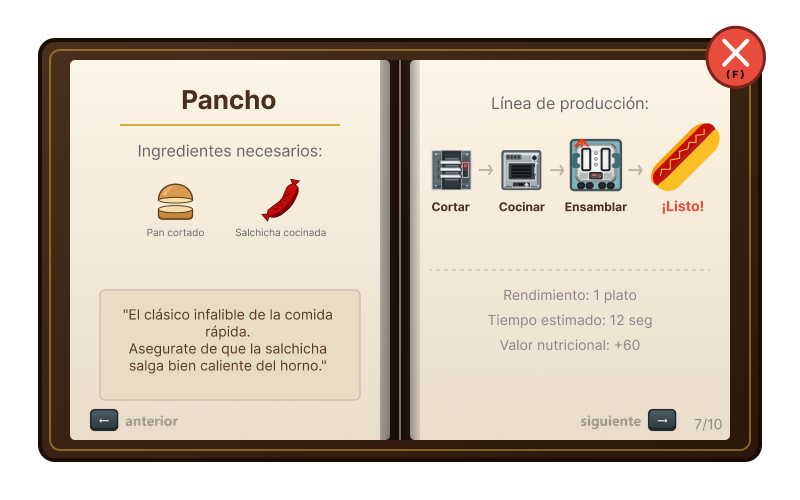
#> input picture assets/recipes_book/recipe_hotDog.png, 800 x 500 px
$ python makeIndex.py
#> lines starting #> are read from the running program, lines starting #| are printed output that depends on the picture
# Genera index.png (el índice del libro de recetas) e icon.png (el icono de la barra de herramientas).
# El índice usa de base una página de receta (su tapa, sus hojas y la cruz) y le escribe los platos
# encima, en las filas que el juego espera (ver docs/Plan-Libro-Recetas.md, fase 0).
# Uso: python makeIndex.py (desde esta carpeta). Si se dibujan a mano, se reemplazan con el mismo nombre.
from PIL import Image, ImageDraw, ImageFont

FOOD = '../food/'
# (texto, imagen del juego), en el orden de las páginas (recipeBookMenu.pages)
DISHES = [('Papas fritas', 'Ingredients/potatoes/potato_cooked.png'),
          ('Hamburguesa', 'Dishes/burgers/burger.png'),
          ('Cheeseburger', 'Dishes/burgers/cheeseburger.png'),
          ('Hamburguesa doble', 'Dishes/burgers/double-burger.png'),
          ('Pizza pepperoni', 'Dishes/pizzas/pizza-pepperoni.png'),
          ('Ensalada', 'Dishes/salad/salad.png'),
          ('Pancho', 'Dishes/hot-dog/hot-dog.png'),
          ('Sopa de tomate', 'Dishes/tomato-soup/tomato-soup.png')]

BROWN = (74, 47, 29, 255)
GRAY = (154, 147, 135, 255)
GOLD = (212, 175, 55, 255)
LINE = (217, 203, 178, 255)


def font(size, bold=False):
    return ImageFont.truetype('segoeuib.ttf' if bold else 'segoeui.ttf', size)


def blank_page(im, x0, x1, sample_x):
    """Borra lo escrito en una hoja copiando, fila por fila, el color de una columna sin nada:
    así se conserva el degradé de arriba hacia abajo."""
    px = im.load()
    for y in range(64, 437):
        color = px[sample_x, y]
        for x in range(x0, x1):
            px[x, y] = color


def dish_icon(path, size):
    """La imagen del plato recortada a su dibujo (los PNG del juego dejan margen) y llevada a size x size"""
    im = Image.open(FOOD + path).convert('RGBA')
    im = im.crop(im.getbbox())
    im.thumbnail((size, size), Image.LANCZOS)
    canvas = Image.new('RGBA', (size, size), (0, 0, 0, 0))
    canvas.paste(im, ((size - im.width) // 2, (size - im.height) // 2), im)
    return canvas


def make_index():
    base = Image.open('recipe_hotDog.png').convert('RGBA')
#> base is the input picture: PIL image 800x500 RGBA; mean R, G, B, A 150.9, 139.7, 126.1, 195.9
    im = base.copy()
    # Las hojas sin lo escrito (se dejan los bordes del lomo, que tienen sombra). Las dos hojas tienen
    # el mismo degradé: se copia de una columna de la izquierda que nunca tiene nada.
    blank_page(im, 74, 368, 80)
#> the loop in blank_page, `for y in range(64, 437):` made 373 passes
#> color on passes 1 to 3: (253, 245, 229, 255), (253, 245, 230, 255), (253, 244, 229, 255)
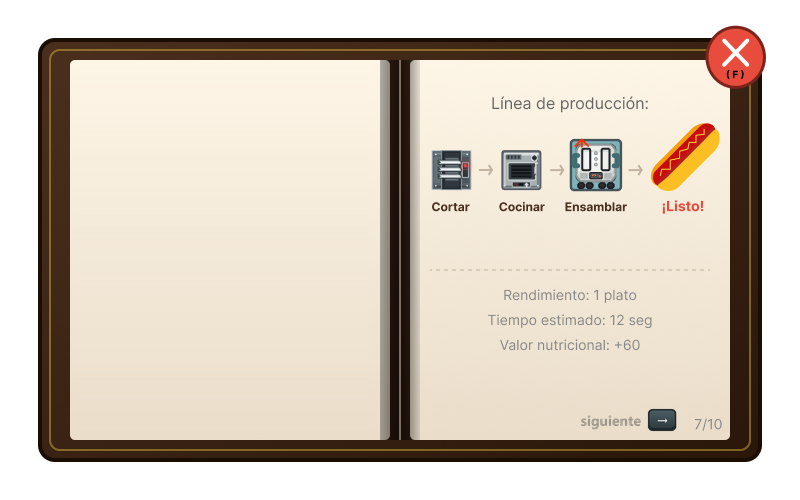
#> im: PIL image 800x500 RGBA; mean R, G, B, A 153.4, 142.6, 129.6, 195.9; transparent parts drawn white
    blank_page(im, 428, 727, 80)
#> the loop in blank_page (call 2), `for y in range(64, 437):` made 373 passes
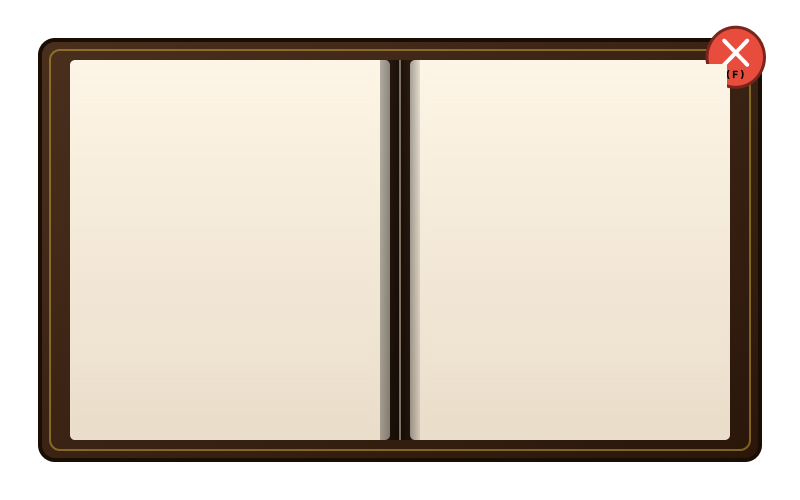
#> im: PIL image 800x500 RGBA; mean R, G, B, A 156.6, 146.2, 133.2, 195.9; transparent parts drawn white
    # La cruz, como estaba (el borrado le pisó la parte que entra en la hoja)
    im.paste(base.crop((700, 0, 800, 100)), (700, 0))
    d = ImageDraw.Draw(im)

    d.text((230, 100), 'Recetas', font=font(30, True), fill=BROWN, anchor='mm')
    d.line([(120, 125), (340, 125)], fill=GOLD, width=2)
    d.text((570, 100), 'Elegí un plato:', font=font(18), fill=GRAY, anchor='mm')

    used = [divmod(i, 5) for i in range(len(DISHES))]
    for i, (name, path) in enumerate(DISHES):
        side, n = divmod(i, 5)
        top = 150 + 50 * n
        x0, x1 = (100, 390) if side == 0 else (450, 700)
        im.paste(dish_icon(path, 40), (x0 + 5, top + 5), dish_icon(path, 40))
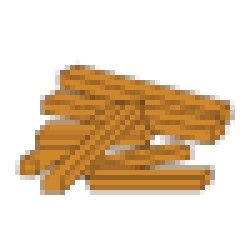
#> input picture assets/food/potatoes/potato_cooked.png, 50 x 50 px, found by its file name (shown 5 times larger)
#> in dish_icon, im is the input picture: PIL image 50x50 RGBA; mean R, G, B, A 56.2, 36.6, 13.3, 75.3
#> in dish_icon, `im = im.crop(im.getbbox())`:
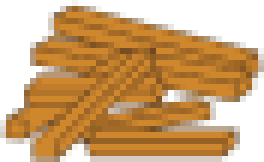
#> im: PIL image 44x27 RGBA (shown 6 times larger); mean R, G, B, A 118.3, 77.1, 28, 158.4; transparent parts drawn white
#> in dish_icon, `im.thumbnail((size, size), Image.LANCZOS)`:
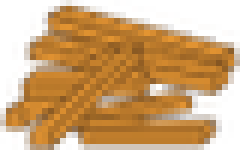
#> im: PIL image 40x25 RGBA (shown 6 times larger); mean R, G, B, A 128.9, 83.4, 29.9, 157.6; transparent parts drawn white
#> in dish_icon, `canvas = Image.new('RGBA', (size, size), (0, 0, 0, 0))`: canvas: PIL image 40x40 RGBA; every value is 0
#> in dish_icon, `canvas.paste(im, ((size - im.width) // 2, (size - im.height) // 2), im)`:
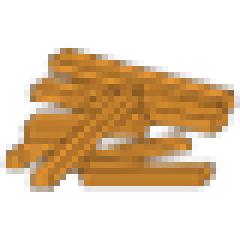
#> canvas: PIL image 40x40 RGBA (shown 6 times larger); mean R, G, B, A 68.5, 44.6, 15.9, 92; transparent parts drawn white
#> im: PIL image 800x500 RGBA
        d.text((x0 + 55, top + 25), name, font=font(19), fill=BROWN, anchor='lm')
        d.text((x1 - 10, top + 25), str(i + 1), font=font(14), fill=GRAY, anchor='rm')
        # una línea fina entre dos platos seguidos de la misma hoja
        if (side, n + 1) in used:
            d.line([(x0, top + 50), (x1 - 10, top + 50)], fill=LINE, width=1)

    d.text((230, 420), 'Q / E: pasar página', font=font(15), fill=GRAY, anchor='mm')
    d.text((570, 420), 'F: cerrar', font=font(15), fill=GRAY, anchor='mm')
    im.save('index.png')


def make_icon():
    s = 4  # se dibuja 4 veces más grande y se achica
    big = Image.new('RGBA', (50 * s, 50 * s), (0, 0, 0, 0))
    d = ImageDraw.Draw(big)
    # la tapa, el borde dorado y las hojas que asoman abajo
    d.rounded_rectangle([5 * s, 4 * s, 45 * s, 44 * s], radius=4 * s, fill=(66, 41, 24, 255), outline=(26, 13, 4, 255), width=2 * s)
    d.rounded_rectangle([9 * s, 8 * s, 41 * s, 37 * s], radius=2 * s, outline=(139, 107, 39, 255), width=s)
    d.rectangle([8 * s, 39 * s, 42 * s, 42 * s], fill=(252, 244, 229, 255))
    d.text((25 * s, 23 * s), 'F', font=font(24 * s, True), fill=(212, 175, 55, 255), anchor='mm')
    big.resize((50, 50), Image.LANCZOS).save('icon.png')


if __name__ == '__main__':
#> (the run stopped early here; a loop or call above may not have finished)
